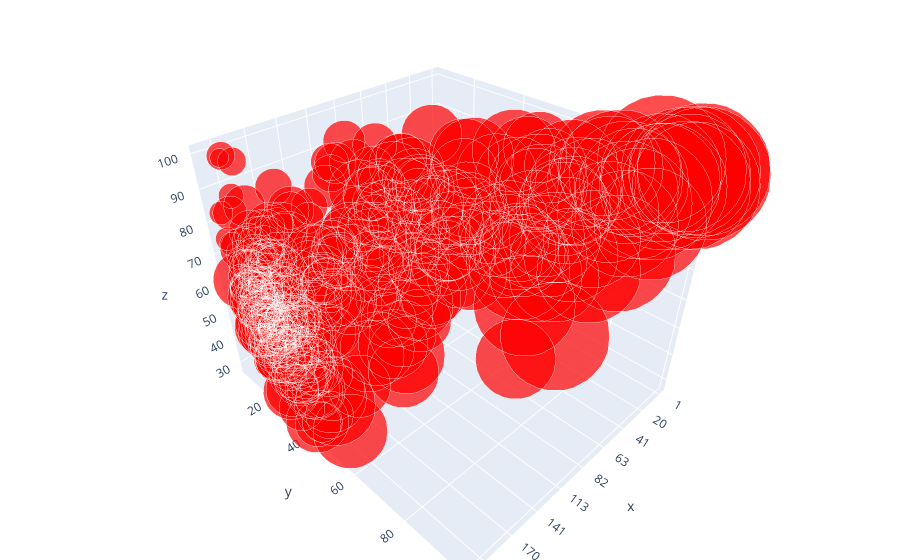

The cell this chart's notebook holds for it:
### Code cell
trace1 = go.Scatter3d(
    x=dataframe.world_rank,  
    y=dataframe.research,    
    z=dataframe.citations,   
    mode='markers',         
    marker=dict(
        size=dataframe.teaching, 
        color='rgb(255,0,0)',    
    )
)

data = [trace1]  

layout = go.Layout(
    margin=dict(  
        l=0,
        r=0,
        b=0,
        t=0       
    )
    
)
fig = go.Figure(data=data, layout=layout)  
iplot(fig)

### Figure 1 — Plotly figure (JSON) as saved in the notebook; plotly's stock layout.template omitted (floating-point values rounded to 4 significant figures; data arrays with more than 128 entries replaced by an {"elided": "..."} marker saying what was removed)
{"data": [{"marker": {"color": "rgb(255,0,0)", "size": {"elided": "401 float values"}}, "mode": "markers", "type": "scatter3d", "x": {"elided": "401 str values"}, "y": {"elided": "401 float values"}, "z": {"elided": "401 float values"}}], "layout": {"margin": {"b": 0, "l": 0, "r": 0, "t": 0}}}
